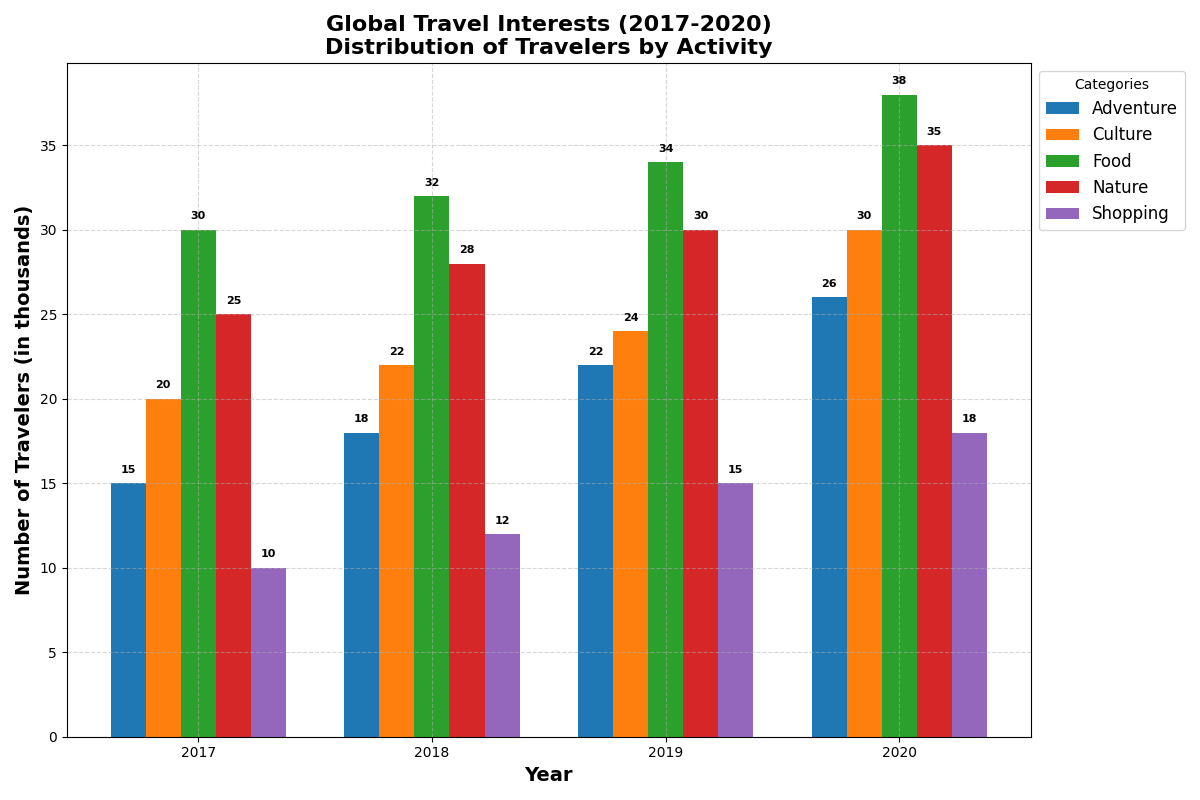

This figure's Python source:
import matplotlib.pyplot as plt
import numpy as np

# Backstory and Data:
# This chart shows the distribution of different interest categories among a group of global travelers.
# The data represents the number of travelers interested in different activities such as Adventure, Culture, Food, Nature, and Shopping over recent years.

# Categories and corresponding number of travelers (in thousands) across four years
years = ['2017', '2018', '2019', '2020']
categories = ['Adventure', 'Culture', 'Food', 'Nature', 'Shopping']

# Number of travelers (in thousands) interested in each category per year
data = np.array([
    [15, 18, 22, 26],  # Adventure
    [20, 22, 24, 30],  # Culture
    [30, 32, 34, 38],  # Food
    [25, 28, 30, 35],  # Nature
    [10, 12, 15, 18],  # Shopping
])

# Generating Bar Chart
fig, ax = plt.subplots(figsize=(12, 8))

bar_width = 0.15
x = np.arange(len(years))  # Label locations

# Creating bars for each category for multiple years
for i, category in enumerate(categories):
    ax.bar(x + i * bar_width, data[i], width=bar_width, label=category)

# Adding annotations to the bars
for i in range(len(years)):
    for j in range(len(categories)):
        plt.text(i + j * bar_width, data[j][i] + 0.5, str(data[j][i]), ha='center', va='bottom', fontsize=8, fontweight='bold')

# Customizing labels and titles
ax.set_xlabel('Year', fontsize=14, fontweight='bold')
ax.set_ylabel('Number of Travelers (in thousands)', fontsize=14, fontweight='bold')
ax.set_title('Global Travel Interests (2017-2020)\nDistribution of Travelers by Activity', fontsize=16, fontweight='bold')
ax.set_xticks(x + 2 * bar_width)
ax.set_xticklabels(years)

# Adding Legend
ax.legend(title='Categories', loc='upper left', bbox_to_anchor=(1, 1), fontsize=12)

# Adding a grid
ax.grid(visible=True, linestyle='--', alpha=0.5)

# Adjusting layout to prevent overlapping text
plt.tight_layout()

# Display the chart
plt.show()
